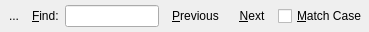
<ui version="4.0" >
 <class>Form</class>
 <widget class="QWidget" name="Form" >
  <property name="geometry" >
   <rect>
    <x>0</x>
    <y>0</y>
    <width>369</width>
    <height>32</height>
   </rect>
  </property>
  <property name="windowTitle" >
   <string>Form</string>
  </property>
  <layout class="QHBoxLayout" name="horizontalLayout" >
   <property name="margin" >
    <number>2</number>
   </property>
   <item>
    <widget class="QToolButton" name="close" >
     <property name="text" >
      <string>...</string>
     </property>
     <property name="icon" >
      <iconset resource="../images/icons.qrc" >
       <normaloff>:/editdelete.svg</normaloff>:/editdelete.svg</iconset>
     </property>
     <property name="shortcut" >
      <string>Esc</string>
     </property>
     <property name="autoRaise" >
      <bool>true</bool>
     </property>
    </widget>
   </item>
   <item>
    <widget class="QLabel" name="label" >
     <property name="text" >
      <string>&amp;Find:</string>
     </property>
     <property name="buddy" >
      <cstring>text</cstring>
     </property>
    </widget>
   </item>
   <item>
    <widget class="QLineEdit" name="text" />
   </item>
   <item>
    <widget class="QToolButton" name="previous" >
     <property name="text" >
      <string>&amp;Previous</string>
     </property>
     <property name="icon" >
      <iconset resource="../images/icons.qrc" >
       <normaloff>:/1leftarrow.svg</normaloff>:/1leftarrow.svg</iconset>
     </property>
     <property name="toolButtonStyle" >
      <enum>Qt::ToolButtonIconOnly</enum>
     </property>
     <property name="autoRaise" >
      <bool>true</bool>
     </property>
    </widget>
   </item>
   <item>
    <widget class="QToolButton" name="next" >
     <property name="text" >
      <string>&amp;Next</string>
     </property>
     <property name="icon" >
      <iconset resource="../images/icons.qrc" >
       <normaloff>:/1rightarrow.svg</normaloff>:/1rightarrow.svg</iconset>
     </property>
     <property name="toolButtonStyle" >
      <enum>Qt::ToolButtonIconOnly</enum>
     </property>
     <property name="autoRaise" >
      <bool>true</bool>
     </property>
    </widget>
   </item>
   <item>
    <widget class="QCheckBox" name="matchCase" >
     <property name="text" >
      <string>&amp;Match Case</string>
     </property>
    </widget>
   </item>
  </layout>
 </widget>
 <resources>
  <include location="../images/icons.qrc" />
 </resources>
 <connections>
  <connection>
   <sender>text</sender>
   <signal>returnPressed()</signal>
   <receiver>next</receiver>
   <slot>animateClick()</slot>
   <hints>
    <hint type="sourcelabel" >
     <x>122</x>
     <y>14</y>
    </hint>
    <hint type="destinationlabel" >
     <x>247</x>
     <y>21</y>
    </hint>
   </hints>
  </connection>
 </connections>
</ui>
